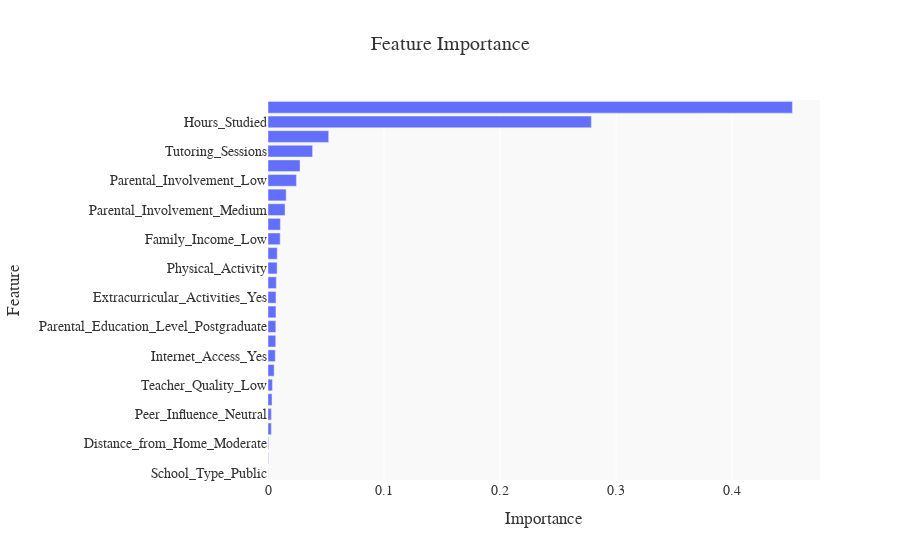

Source (notebook cell):
### Code cell
# Get the names of the selected features after feature selection
selected_features = X_train_selected.columns

# Get the importances of the selected features
name = 'GradientBoosting'
best_model = results[name]['best_model']
best_model.fit(X_train_selected, y_train)

importances = best_model.feature_importances_

# Create a DataFrame for feature importances
feature_importance_df = pd.DataFrame({
    'Feature': selected_features,
    'Importance': importances
}).sort_values(by='Importance', ascending=False)

# Create a bar chart for feature importances
fig = px.bar(
    feature_importance_df, 
    x='Importance', 
    y='Feature', 
    orientation='h', 
    title="Feature Importance",
    color_discrete_sequence=["#636EFA"]  # Custom color
)

# Update layout for better aesthetics
fig.update_layout(
    plot_bgcolor="#f9f9f9",  # Set background color for the plot
    paper_bgcolor="#ffffff",  # Set background color for the entire figure
    title_x=0.5,  # Center the title
    font=dict(
        family="Arial, sans-serif",  # Set the font family
        size=14,  # Set the font size
        color="#333333"  # Set the font color
    ),
    yaxis=dict(
        categoryorder='total ascending'  # Order the features by importance
    )
)

fig.show()

### Figure 1 — Plotly figure (JSON) as saved in the notebook; plotly's stock layout.template omitted (floating-point values rounded to 4 significant figures)
{"data": [{"alignmentgroup": "True", "hovertemplate": "Importance=%{x}<br>Feature=%{y}<extra></extra>", "legendgroup": "", "marker": {"color": "#636EFA", "pattern": {"shape": ""}}, "name": "", "offsetgroup": "", "orientation": "h", "showlegend": false, "textposition": "auto", "type": "bar", "x": [0.4519, 0.2786, 0.05228, 0.03838, 0.02761, 0.02449, 0.01565, 0.01465, 0.01064, 0.01049, 0.00794, 0.007835, 0.007134, 0.006865, 0.006835, 0.006729, 0.006628, 0.006229, 0.005262, 0.003762, 0.003444, 0.002862, 0.002826, 0.0005006, 0.0003311, 5.75e-05], "xaxis": "x", "y": ["Attendance", "Hours_Studied", "Previous_Scores", "Tutoring_Sessions", "Access_to_Resources_Low", "Parental_Involvement_Low", "Access_to_Resources_Medium", "Parental_Involvement_Medium", "Peer_Influence_Positive", "Family_Income_Low", "Distance_from_Home_Near", "Physical_Activity", "Motivation_Level_Low", "Extracurricular_Activities_Yes", "Learning_Disabilities_Yes", "Parental_Education_Level_Postgraduate", "Teacher_Quality_Medium", "Internet_Access_Yes", "Parental_Education_Level_High School", "Teacher_Quality_Low", "Sleep_Hours", "Peer_Influence_Neutral", "Family_Income_Medium", "Distance_from_Home_Moderate", "Gender_Male", "School_Type_Public"], "yaxis": "y"}], "layout": {"barmode": "relative", "font": {"color": "#333333", "family": "Arial, sans-serif", "size": 14}, "legend": {"tracegroupgap": 0}, "paper_bgcolor": "#ffffff", "plot_bgcolor": "#f9f9f9", "title": {"text": "Feature Importance", "x": 0.5}, "xaxis": {"anchor": "y", "domain": [0, 1], "title": {"text": "Importance"}}, "yaxis": {"anchor": "x", "categoryorder": "total ascending", "domain": [0, 1], "title": {"text": "Feature"}}}}
